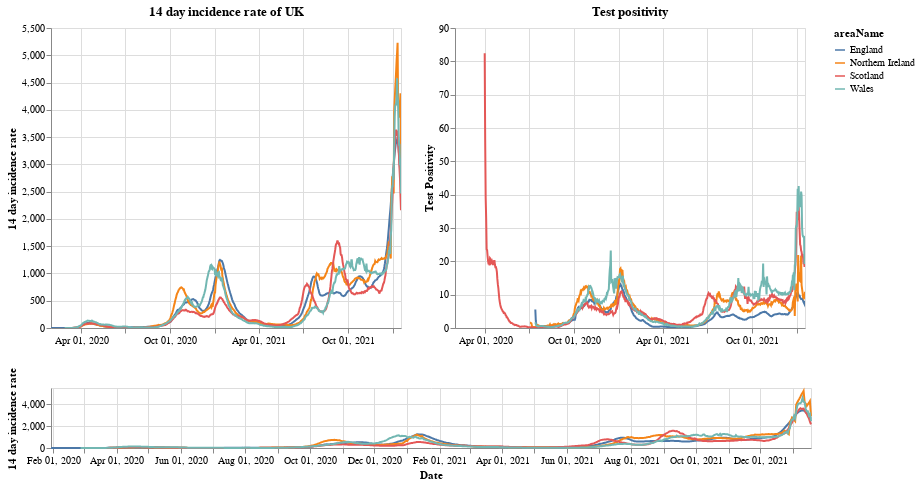

The code cell stored with this chart in its notebook:
### Markdown cell above
# Plots

First a plot with each country in the UK. The top right shows the positivity rate for (which is the percentage of registered tests which were positive) while the top left is the 14 day incidence rate. The bottom chart can be used to select the timeframe (does not work on a mobile device).

### Code cell
#collapse
brush = alt.selection(type='interval', name='DateBrush',encodings=['x'],fields=['Time'])
leg_selection = alt.selection_multi(fields=['areaName'], bind='legend')

base = alt.Chart(uk_cases).mark_line().encode(
    x=alt.X("yearmonthdate(date):T", axis=alt.Axis(title='Date')),
    y=alt.Y("twoWeeklyCasesRate:Q", axis=alt.Axis(title='14 day incidence rate')),
    tooltip=['areaName', 'date','twoWeeklyCasesRate', 'testPositivity'],
    color='areaName',
    opacity=alt.condition(leg_selection, alt.value(2), alt.value(0.1))
).add_selection(leg_selection).properties(width=350)

upper = base.encode(alt.X('yearmonthdate(date):T', axis=alt.Axis(title=''),
                         scale=alt.Scale(domain=brush))
                   ).properties(title=f'14 day incidence rate of UK')
upper_right = upper.encode(alt.Y('testPositivity:Q', axis=alt.Axis(title='Test Positivity'))).properties(title='Test positivity')
lower = base.properties(height=60, width = 760).add_selection(brush)

(upper | upper_right) & lower

### Figure 1 — Vega-Lite specification as saved in the notebook (floating-point values rounded to 4 significant figures; data arrays with more than 128 entries replaced by an {"elided": "..."} marker saying what was removed)
{"config": {"view": {"continuousWidth": 400, "continuousHeight": 300}}, "vconcat": [{"hconcat": [{"mark": "line", "encoding": {"color": {"type": "nominal", "field": "areaName"}, "opacity": {"condition": {"value": 2, "selection": "selector001"}, "value": 0.1}, "tooltip": [{"type": "nominal", "field": "areaName"}, {"type": "temporal", "field": "date"}, {"type": "quantitative", "field": "twoWeeklyCasesRate"}, {"type": "quantitative", "field": "testPositivity"}], "x": {"type": "temporal", "axis": {"title": ""}, "field": "date", "scale": {"domain": {"selection": "DateBrush"}}, "timeUnit": "yearmonthdate"}, "y": {"type": "quantitative", "axis": {"title": "14 day incidence rate"}, "field": "twoWeeklyCasesRate"}}, "selection": {"selector001": {"type": "multi", "fields": ["areaName"], "bind": "legend"}}, "title": "14 day incidence rate of UK", "width": 350}, {"mark": "line", "encoding": {"color": {"type": "nominal", "field": "areaName"}, "opacity": {"condition": {"value": 2, "selection": "selector001"}, "value": 0.1}, "tooltip": [{"type": "nominal", "field": "areaName"}, {"type": "temporal", "field": "date"}, {"type": "quantitative", "field": "twoWeeklyCasesRate"}, {"type": "quantitative", "field": "testPositivity"}], "x": {"type": "temporal", "axis": {"title": ""}, "field": "date", "scale": {"domain": {"selection": "DateBrush"}}, "timeUnit": "yearmonthdate"}, "y": {"type": "quantitative", "axis": {"title": "Test Positivity"}, "field": "testPositivity"}}, "selection": {"selector001": {"type": "multi", "fields": ["areaName"], "bind": "legend"}}, "title": "Test positivity", "width": 350}]}, {"mark": "line", "encoding": {"color": {"type": "nominal", "field": "areaName"}, "opacity": {"condition": {"value": 2, "selection": "selector001"}, "value": 0.1}, "tooltip": [{"type": "nominal", "field": "areaName"}, {"type": "temporal", "field": "date"}, {"type": "quantitative", "field": "twoWeeklyCasesRate"}, {"type": "quantitative", "field": "testPositivity"}], "x": {"type": "temporal", "axis": {"title": "Date"}, "field": "date", "timeUnit": "yearmonthdate"}, "y": {"type": "quantitative", "axis": {"title": "14 day incidence rate"}, "field": "twoWeeklyCasesRate"}}, "height": 60, "selection": {"selector001": {"type": "multi", "fields": ["areaName"], "bind": "legend"}, "DateBrush": {"type": "interval", "encodings": ["x"], "fields": ["Time"]}}, "width": 760}], "data": {"name": "data-ca791b10efc544d5d376b8aa19b61412"}, "$schema": "https://vega.github.io/schema/vega-lite/v4.8.1.json", "datasets": {"data-ca791b10efc544d5d376b8aa19b61412": {"elided": "2788 records"}}}
